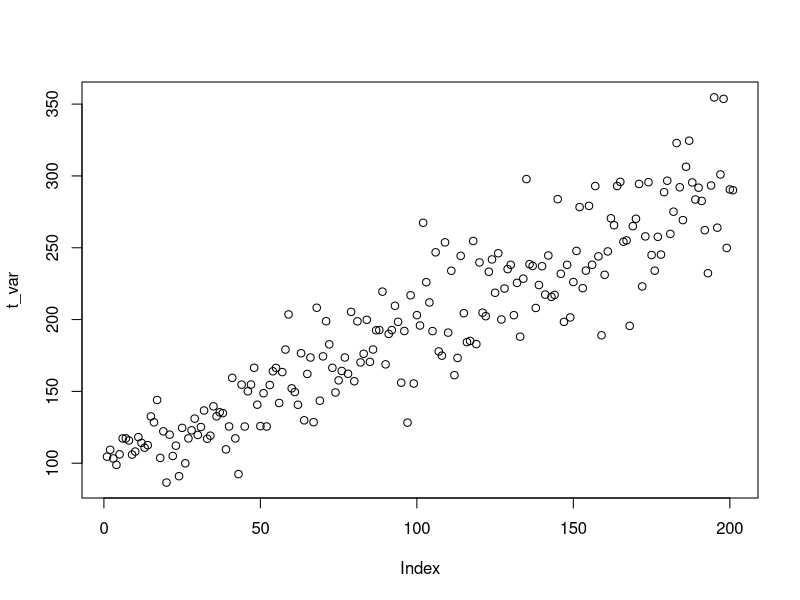
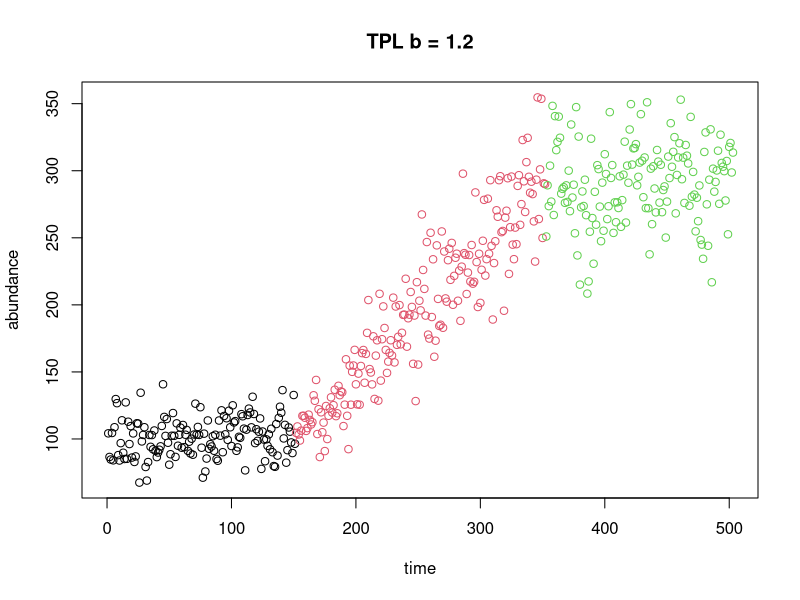
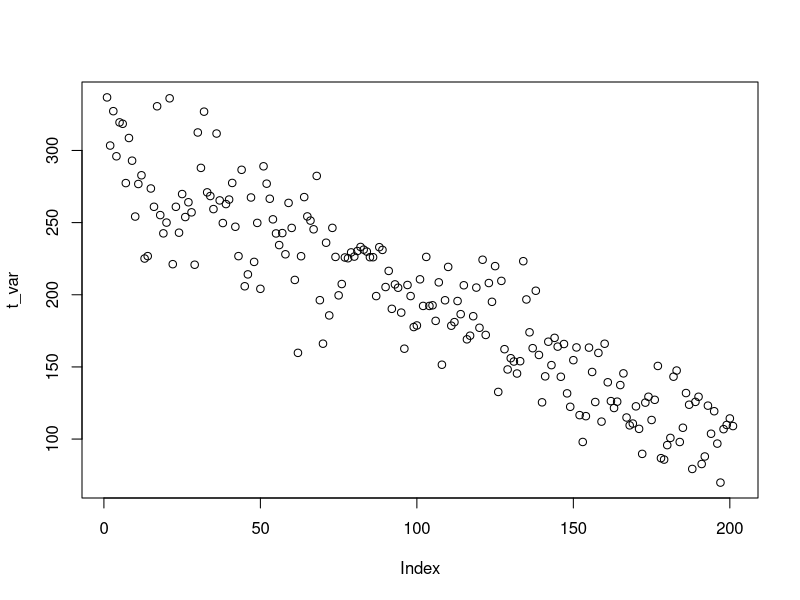
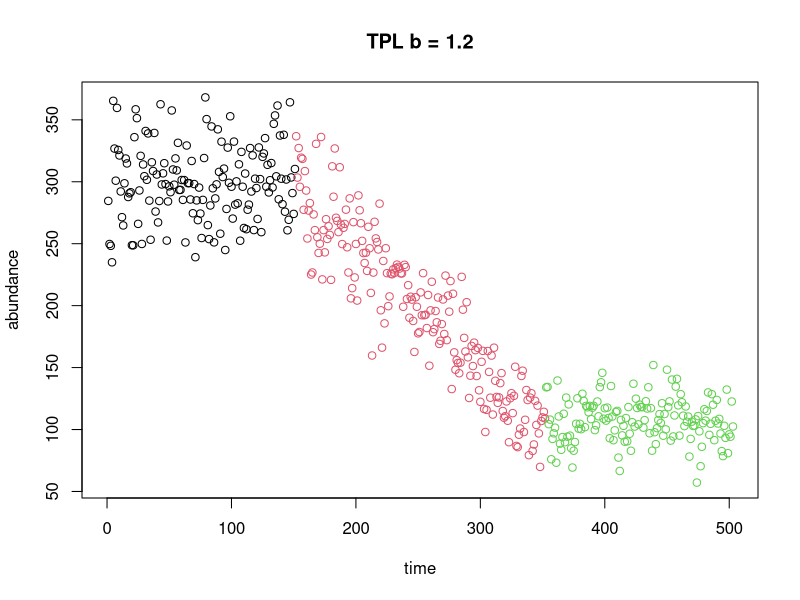

Write the R code that produced these figures, in order.
tpl_change <- function(start, end, b){
  ts <- seq(from = start, to = end, by = sign(end-start))
  t_var <- c()
  for (t in 1:length(ts)) {
    t_var[t] <- rnorm(1, mean = ts[t], sd = sqrt(ts[t]^b))
  }
  plot(t_var)
  
  t_prev <- rnorm(151, mean = start, sd = sqrt(start^b))
  t_ext <- rnorm(151, mean = t_var[length(t_var)], sd = sqrt(t_var[length(t_var)]^b))
  tot <- c(t_prev, t_var, t_ext)
  
  plot(t_prev, col = 1,
       ylim = c(min(tot), max(tot)),
       xlim = c(0, length(tot)),
       main = paste("TPL b =", b),
       xlab = "time",
       ylab = "abundance")
  points(y = t_var, x = (length(t_prev)+1):((length(t_prev)+length(t_var))) , col = 2)
  points(y = t_ext, x = (((length(t_prev)+length(t_var)))+1):
           (((length(t_prev)+length(t_var)))+length(t_ext)),
         col = 3)
}
tpl_change(start = 100, end = 300, b = 1.2)
tpl_change(start = 300, end = 100, b = 1.2)
